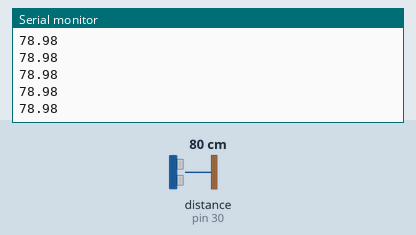
Recording of a sketch running on a simulated Arduino Mega 2560, built with avr-gcc and run on an emulated ATmega2560. On the bench: the last lines printed to the serial monitor. Wiring (inferred from the names in the program): ultrasonic range finder: trigger pin 28; echo pin 30. The test bench sets the inputs (shaded band); at power-on: distance to the obstacle (sensor on pin 30) 80 cm. The echo pulse lasts 58.3 µs per cm.

Above: at 1.2 s.
1.3 s: distance to the obstacle (sensor on pin 30) set to 2 cm
At 1.38 s:
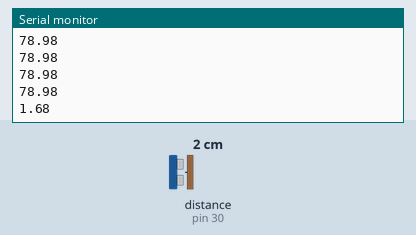
2.8 s: distance to the obstacle (sensor on pin 30) set to 4 cm
At 2.89 s:
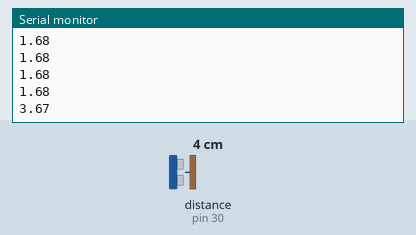
Timing chart, 0 to 5.8 s (numbered marks = the images above; inputs shaded):
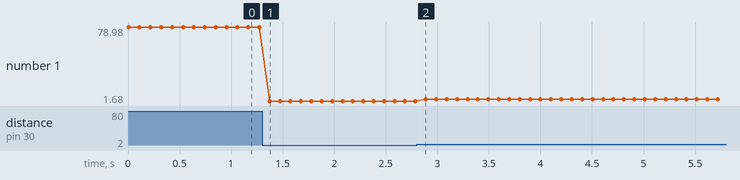

The sketch:

controls.ino
```cpp
const int trigPin = 28;  // Trigger pin
const int echoPin = 30;  // Echo pin

long duration;
float distance;

void setup() {
  pinMode(trigPin, OUTPUT);
  pinMode(echoPin, INPUT);
  Serial.begin(9600);
}

void loop() {
  // Clear the trigger
  digitalWrite(trigPin, LOW);
  delayMicroseconds(2);

  // Send a 10us pulse to trigger
  digitalWrite(trigPin, HIGH);
  delayMicroseconds(10);
  digitalWrite(trigPin, LOW);

  // Read echo time
  duration = pulseIn(echoPin, HIGH);

  // Calculate distance in cm
  distance = duration * 0.034 / 2;

  // Send distance over Serial
  Serial.println(distance);

  delay(100);  // Adjust refresh rate (faster sweep if lower)
}
```

Measured:
- after the input at 1.3 s, the serial monitor: prints a new line after 0.07 s (image 1)
- after the input at 2.8 s, the serial monitor: prints a new line after 0.09 s (image 2)
- plotted number 1: 78.98 → 1.68 after the input at 1.3 s, 1.68 → 3.67 after the input at 2.8 s
